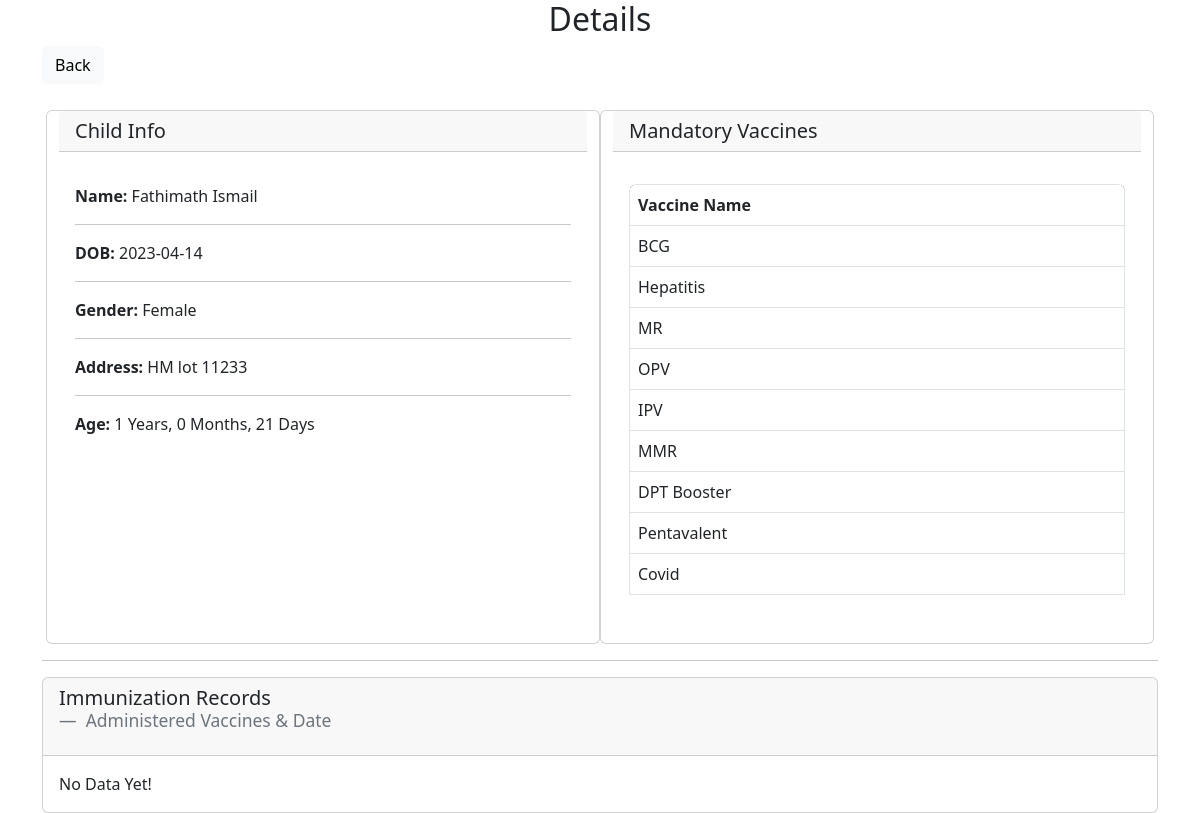
Screenshot of /view.php?id=17 (signed in) with the database file from the repository.
### tables this page shows
CREATE TABLE `children` (
  `child_id` int(255) NOT NULL,
  `parents_id` int(255) NOT NULL,
  `Name` text NOT NULL,
  `Gender` text NOT NULL,
  `DOB` date NOT NULL,
  `NID` text NOT NULL,
  `Address` varchar(255) NOT NULL,
  `data` varchar(25) NOT NULL
);

CREATE TABLE `vaccines` (
  `vaccine_id` int(12) NOT NULL,
  `Name` varchar(12) NOT NULL
);

### view.php (the view, shortened to what this page needs)
<?php
include_once('connects.php');
$id = $_GET['id'];
?>
<!DOCTYPE html>
<html lang="en">
<head>
  <link href="https://cdn.jsdelivr.net/npm/bootstrap@5.3.0-alpha3/dist/css/bootstrap.min.css" rel="stylesheet">
</head>
<body>
  <div class="container">
    <h2 style="text-align: center;">Details</h2>
    <a type="button" class="btn btn-light float-sm-start" href="dashboard.php">Back</a>
    <br>
    <div class="row row-cols-1 mt-3 mx-1 row-cols-md-2 g-4">
      <div class="card">
        <h5 class="card-header">Child Info</h5>
        <div class="card-body">
          <p class="card-text">
            <?php
            $sql = "SELECT * FROM children where child_id = '" . $id . "'";
            $result = $mysqli->query($sql);
            if ($result->num_rows > 0) {
              while ($rows = $result->fetch_assoc()) {
            ?>
          <div>
            <b> Name:</b> <?php echo $rows['Name']; ?><br>
            <hr>
            <b> DOB:</b> <?php echo $rows['DOB']; ?><br>
            <hr>
            <b> Gender: </b><?php echo $rows["Gender"]; ?>
            <hr>
            <b>Address: </b> <?php echo $rows['Address']; ?>
            <hr>
            <?php
                $dob = $rows['DOB'];
                $dob = new DateTime($dob);
                $now = new DateTime();
                $diff = $now->diff($dob);
                echo '<b>Age: </b>' . $diff->y . ' Years, ' . $diff->m . ' Months, ' . $diff->d . ' Days';
            ?>
          <?php } ?>
          </div>
          </p>
        </div>
      </div>
      <br>
      <div class="card">
        <h5 class="card-header">Mandatory Vaccines</h5>
        <div class="card-body">
          <p class="card-text">
          <div class="table-responsive rounded-3">
            <table class="table table-bordered">
              <tr class="bg-dark text-white">
                <th>Vaccine Name</th>
              </tr>
              <?php
              $sql = "SELECT * FROM vaccines";
              $result = $mysqli->query($sql);
              if ($result->num_rows > 0) {
                while ($rows = $result->fetch_assoc()) {
              ?>
                  <tr>
                    <td><?php echo $rows['Name']; ?></td>
                  </tr>
              <?php
                }
              }
              ?>
            </table>
          </div>
          </p>
        </div>
      </div>
    </div>
    <hr>
    <div class="card">
      <h5 class="card-header">
        <figure>
          <blockquote class="blockquote">
            <h5>Immunization Records</h5>
          </blockquote>
          <figcaption class="blockquote-footer">
            Administered Vaccines & Date
          </figcaption>
        </figure>
      </h5>
      <div class="card-body">
        <p class="card-text">
          <?php
              $sql = "SELECT * FROM child_vaccines where child_id = '" . $id . "'";
              $result = $mysqli->query($sql);
              if ($result->num_rows > 0) {
                while ($rows = $result->fetch_assoc()) {
          ?>
              <hr>
              <b>Vaccine: </b><?php echo $rows['Name']; ?>
              <br>
              <b>Administered On: </b><?php echo $rows['Date']; ?>
          <?php
                }
              } else {
                echo "No Data Yet!";
              }
          ?>
        </p>
      </div>
    </div>
  <?php
  }
  ?>
  </div>
</body>
</html>

### rows the page displays
children: Name "Fathimath Ismail", DOB "2023-04-14", Gender "Female", Address "HM lot 11233", DOB "1", DOB "0", DOB "21"
vaccines: Name "BCG"
vaccines: Name "Hepatitis"
vaccines: Name "MR"
vaccines: Name "OPV"
vaccines: Name "IPV"
vaccines: Name "MMR"
vaccines: Name "DPT Booster"
vaccines: Name "Pentavalent"
vaccines: Name "Covid"
